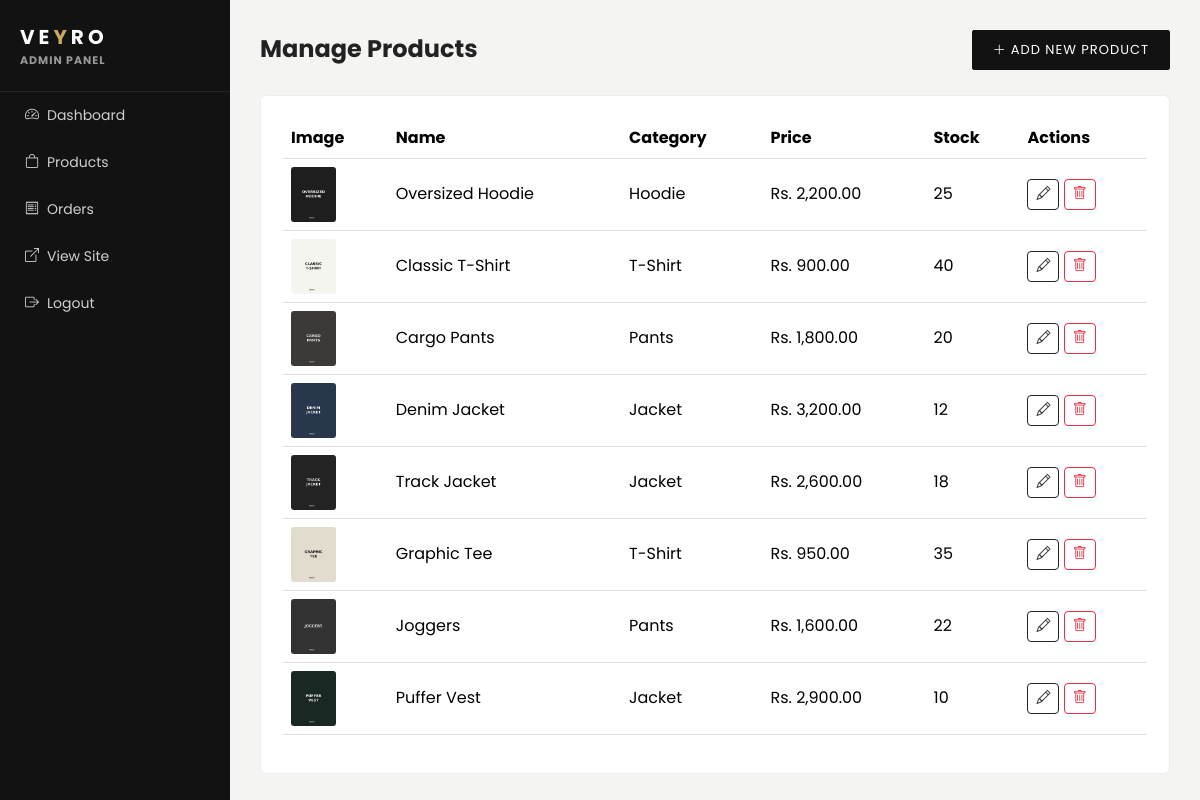
The app's page /admin/products.php (signed in) with its own data.
### tables this page shows
CREATE TABLE products (
    id INT AUTO_INCREMENT PRIMARY KEY,
    product_name VARCHAR(150) NOT NULL,
    category VARCHAR(50) NOT NULL,
    price DECIMAL(10,2) NOT NULL,
    stock INT DEFAULT 0,
    description TEXT,
    image VARCHAR(255),
    created_at TIMESTAMP DEFAULT CURRENT_TIMESTAMP
);

### admin/products.php (the view, shortened to what this page needs)
<?php
require '../config/db.php';
include 'includes/admin_header.php';
$products = $conn->query("SELECT * FROM products ORDER BY created_at DESC")->fetchAll(PDO::FETCH_ASSOC);
?>
<div class="admin-topbar">
    <h4 class="fw-bold mb-0">Manage Products</h4>
    <a href="add_product.php" class="btn btn-veyro"><i class="bi bi-plus-lg me-1"></i>Add New Product</a>
</div>
<div class="table-card">
    <div class="table-responsive">
        <table class="table align-middle">
            <thead>
                <tr>
                    <th>Image</th>
                    <th>Name</th>
                    <th>Category</th>
                    <th>Price</th>
                    <th>Stock</th>
                    <th>Actions</th>
                </tr>
            </thead>
            <tbody>
                <?php foreach ($products as $p): ?>
                    <tr>
                        <td><img src="../images/<?php echo htmlspecialchars($p['image']); ?>" width="45" height="55" style="object-fit:cover;border-radius:3px;"></td>
                        <td><?php echo htmlspecialchars($p['product_name']); ?></td>
                        <td><?php echo htmlspecialchars($p['category']); ?></td>
                        <td>Rs. <?php echo number_format($p['price'], 2); ?></td>
                        <td><?php echo $p['stock']; ?></td>
                        <td>
                            <a href="edit_product.php?id=<?php echo $p['id']; ?>" class="btn btn-sm btn-outline-dark"><i class="bi bi-pencil"></i></a>
                            <a href="delete_product.php?id=<?php echo $p['id']; ?>" class="btn btn-sm btn-outline-danger"
                               onclick="return confirm('Delete this product permanently?');"><i class="bi bi-trash"></i></a>
                        </td>
                    </tr>
                <?php endforeach; ?>
            </tbody>
        </table>
    </div>
</div>
<?php include 'includes/admin_footer.php'; ?>

### css/style.css (style rules this page uses)
:root { --veyro-black: #121212; --veyro-dark: #1c1c1c; --veyro-gold: #c9a961; --veyro-white: #f7f7f5; --veyro-gray: #8a8a8a; }
body { font-family: 'Poppins', 'Segoe UI', sans-serif; background-color: #fafafa; color: #222; }
a { text-decoration: none; }
.btn-veyro { background-color: var(--veyro-black); color: #fff; border: 1px solid var(--veyro-black); letter-spacing: 1px; text-transform: uppercase; font-size: 13px; padding: 9px 20px; border-radius: 2px; transition: all 0.3s ease; }

### admin/includes/admin_header.php (style rules this page uses)
body { background-color: #f4f4f2; }
.admin-topbar { display: flex; justify-content: space-between; align-items: center; margin-bottom: 25px; }
.table-card { background: #fff; border-radius: 6px; padding: 22px; border: 1px solid #eee; }

### records on screen
products: image (picture), product_name "Oversized Hoodie", category "Hoodie", price "2,200.00", stock "25"
products: image (picture), product_name "Classic T-Shirt", category "T-Shirt", price "900.00", stock "40"
products: image (picture), product_name "Cargo Pants", category "Pants", price "1,800.00", stock "20"
products: image (picture), product_name "Denim Jacket", category "Jacket", price "3,200.00", stock "12"
products: image (picture), product_name "Track Jacket", category "Jacket", price "2,600.00", stock "18"
products: image (picture), product_name "Graphic Tee", category "T-Shirt", price "950.00", stock "35"
products: image (picture), product_name "Joggers", category "Pants", price "1,600.00", stock "22"
products: image (picture), product_name "Puffer Vest", category "Jacket", price "2,900.00", stock "10"
